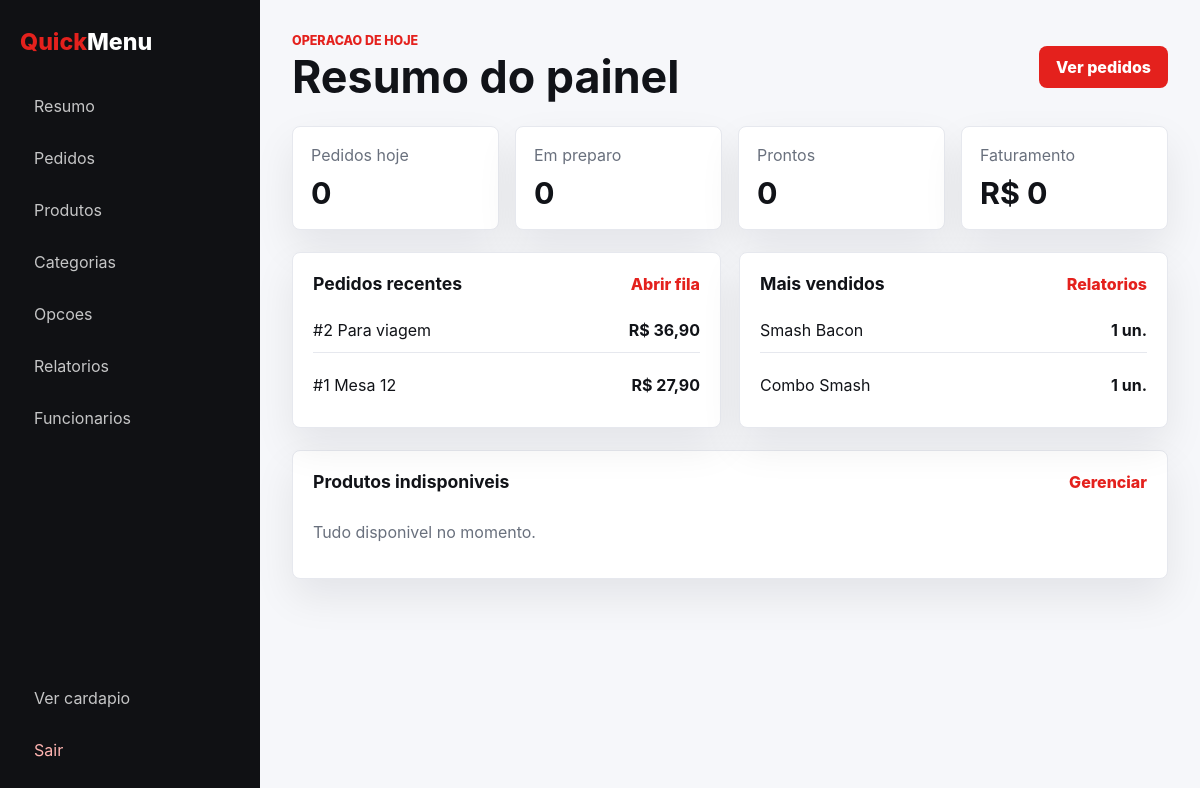
/painel/ (signed in), run on an earlier commit of the app's database.
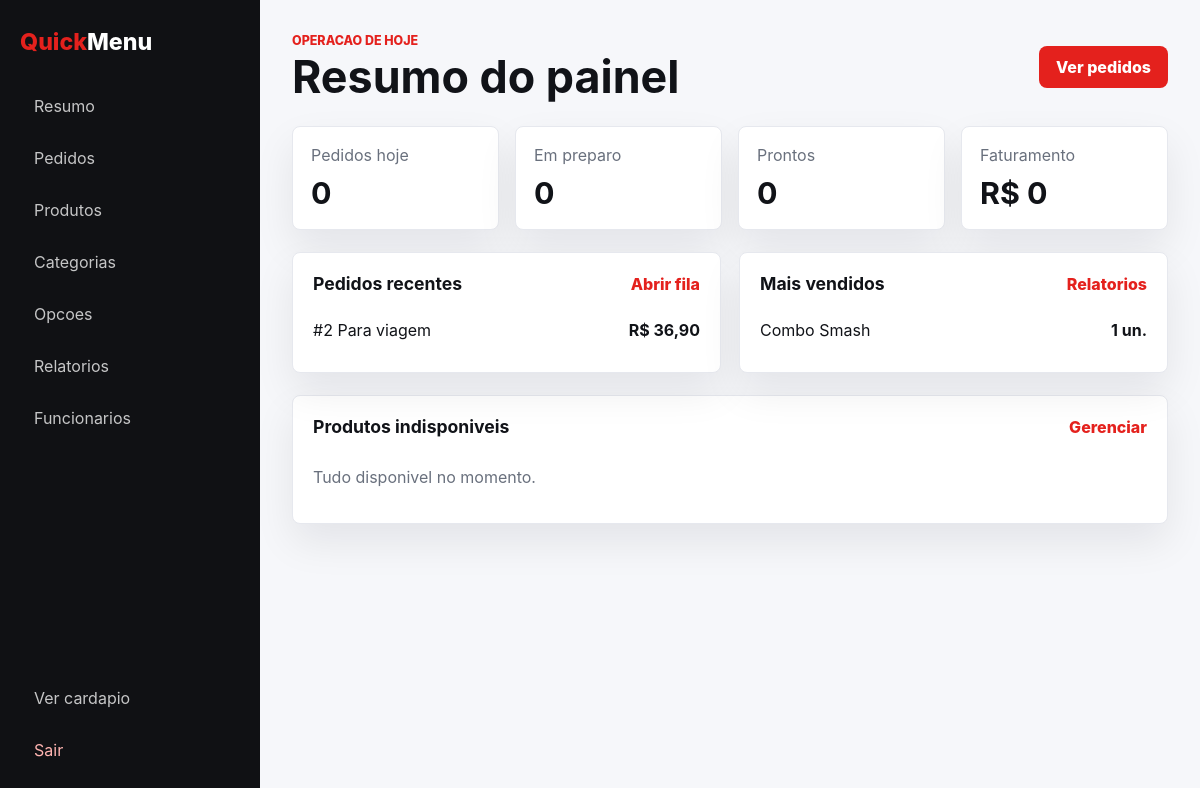
And on a later commit of the database.
### orders/models.py (models this page shows, shortened)
class Order(models.Model):
    ORDER_TYPES = [
        ('eat_in', 'Comer aqui'),
        ('takeaway', 'Levar para viagem'),
    ]
    STATUS_CHOICES = [
        ('pending', 'Pendente'),
        ('confirmed', 'Confirmado'),
        ('preparing', 'Em preparo'),
        ('ready', 'Pronto'),
        ('completed', 'Finalizado'),
        ('cancelled', 'Cancelado'),
    ]
    order_type = models.CharField(max_length=20, choices=ORDER_TYPES)
    table_number = models.PositiveIntegerField(null=True, blank=True)
    status = models.CharField(max_length=20, choices=STATUS_CHOICES, default='pending')
    total = models.DecimalField(max_digits=10, decimal_places=2)
    created_at = models.DateTimeField(auto_now_add=True)
    updated_at = models.DateTimeField(auto_now=True)
    class Meta:
        ordering = ['-created_at']
        verbose_name = 'pedido'
        verbose_name_plural = 'pedidos'

### dashboard/views.py (the view)
# urls.py: path('', views.panel, name='panel'),
@staff_required
def panel(request):
    today = timezone.localdate()
    today_orders = Order.objects.filter(created_at__date=today)
    open_orders = Order.objects.exclude(status__in=['completed', 'cancelled'])
    unavailable_products = Product.objects.filter(active=True, available=False).select_related('category')[:8]
    recent_orders = Order.objects.prefetch_related('items__options')[:6]
    best_sellers = (
        OrderItem.objects.values('product_name')
        .annotate(quantity=Sum('quantity'))
        .order_by('-quantity')[:5]
    )
    return render(request, 'dashboard/panel.html', {
        **dashboard_context(request),
        'stats': {
            'orders_today': today_orders.count(),
            'preparing': open_orders.filter(status='preparing').count(),
            'ready': open_orders.filter(status='ready').count(),
            'completed': today_orders.filter(status='completed').count(),
            'revenue_today': today_orders.exclude(status='cancelled').aggregate(total=Sum('total'))['total'] or 0,
        },
        'recent_orders': recent_orders,
        'unavailable_products': unavailable_products,
        'best_sellers': best_sellers,
    })

### cart/context_processors.py (called while the page is built)
def cart_summary(request):
    items, total = hydrate_cart(request.session)
    return {
        'cart_item_count': cart_count(request.session),
        'cart_total': total,
        'cart_preview_items': items,
    }

### cart/services.py (called while the page is built)
def get_cart(session):
    return session.get(CART_SESSION_KEY, [])

def cart_count(session):
    return sum(item['quantity'] for item in get_cart(session))

def money(value):
    return Decimal(value).quantize(Decimal('0.01'))

def hydrate_cart(session):
    hydrated = []
    total = Decimal('0.00')
    for index, item in enumerate(get_cart(session)):
        unit_price = money(item['unit_price'])
        subtotal = money(unit_price * item['quantity'])
        total += subtotal
        hydrated.append({**item, 'index': index, 'unit_price_decimal': unit_price, 'subtotal': subtotal})
    return hydrated, money(total)

### dashboard/views.py (called while the page is built)
def dashboard_context(request):
    return {
        'is_manager': request.user.is_superuser or request.user.groups.filter(name='Administradores').exists(),
        'status_labels': STATUS_LABELS,
    }

### templates/dashboard/panel.html (shortened to what this page needs)
{% extends 'dashboard/base_panel.html' %}
{% block eyebrow %}Operacao de hoje{% endblock %}
{% block heading %}Resumo do painel{% endblock %}
{% block actions %}<a class="primary-panel-button" href="{% url 'dashboard:orders' %}">Ver pedidos</a>{% endblock %}
{% block content %}
<section class="stats-grid">
    <article class="stat-card"><span>Pedidos hoje</span><strong>{{ stats.orders_today }}</strong></article>
    <article class="stat-card"><span>Em preparo</span><strong>{{ stats.preparing }}</strong></article>
    <article class="stat-card"><span>Prontos</span><strong>{{ stats.ready }}</strong></article>
    <article class="stat-card"><span>Faturamento</span><strong>R$ {{ stats.revenue_today }}</strong></article>
</section>
<section class="panel-grid two-columns">
    <article class="panel-card">
        <div class="panel-card-head">
            <h2>Pedidos recentes</h2>
            <a href="{% url 'dashboard:orders' %}">Abrir fila</a>
        </div>
        <div class="compact-list">
            {% for order in recent_orders %}
                <a class="compact-row" href="{% url 'dashboard:order_detail' order.id %}">
                    <span>#{{ order.id }} {% if order.order_type == 'eat_in' %}Mesa {{ order.table_number }}{% else %}Para viagem{% endif %}</span>
                    <strong>R$ {{ order.total }}</strong>
                </a>
            {% empty %}
                <p class="muted">Nenhum pedido registrado ainda.</p>
            {% endfor %}
        </div>
    </article>
    <article class="panel-card">
        <div class="panel-card-head">
            <h2>Mais vendidos</h2>
            <a href="{% url 'dashboard:reports' %}">Relatorios</a>
        </div>
        <div class="compact-list">
            {% for item in best_sellers %}
                <p class="compact-row"><span>{{ item.product_name }}</span><strong>{{ item.quantity }} un.</strong></p>
            {% empty %}
                <p class="muted">Os campeoes aparecem apos os primeiros pedidos.</p>
            {% endfor %}
        </div>
    </article>
</section>
<section class="panel-card">
    <div class="panel-card-head">
        <h2>Produtos indisponiveis</h2>
        <a href="{% url 'dashboard:products' %}?availability=unavailable">Gerenciar</a>
    </div>
    <div class="product-mini-grid">
        {% for product in unavailable_products %}
            <article class="product-mini">
                {% if product.image_url %}<img src="{{ product.image_url }}" alt="{{ product.name }}">{% endif %}
                <div><strong>{{ product.name }}</strong><span>{{ product.category.name }}</span></div>
            </article>
        {% empty %}
            <p class="muted">Tudo disponivel no momento.</p>
        {% endfor %}
    </div>
</section>
{% endblock %}

### templates/dashboard/base_panel.html (shortened to what this page needs)
{% load static %}
<!doctype html>
<html lang="pt-br">
<head>
    <link rel="stylesheet" href="{% static 'css/panel.css' %}?v=2">
</head>
<body class="panel-shell">
    <aside class="panel-sidebar">
        <a class="panel-brand" href="{% url 'dashboard:panel' %}"><span>Quick</span>Menu</a>
        <nav class="panel-nav">
            <a href="{% url 'dashboard:panel' %}">Resumo</a>
            <a href="{% url 'dashboard:orders' %}">Pedidos</a>
            <a href="{% url 'dashboard:products' %}">Produtos</a>
            <a href="{% url 'dashboard:categories' %}">Categorias</a>
            <a href="{% url 'dashboard:options' %}">Opcoes</a>
            <a href="{% url 'dashboard:reports' %}">Relatorios</a>
            {% if is_manager %}
                <a href="{% url 'dashboard:staff_users' %}">Funcionarios</a>
            {% endif %}
        </nav>
        <div class="panel-sidebar-footer">
            <a class="panel-link" href="{% url 'menu:catalog' %}">Ver cardapio</a>
            <form method="post" action="{% url 'dashboard:logout' %}">
                <button class="panel-link panel-link-danger" type="submit">Sair</button>
            </form>
        </div>
    </aside>
    <main class="panel-main">
        <header class="panel-topbar">
            <div>
                <p class="panel-eyebrow">{% block eyebrow %}Painel interno{% endblock %}</p>
                <h1>{% block heading %}QuickMenu{% endblock %}</h1>
            </div>
            {% block actions %}{% endblock %}
        </header>
        {% block content %}{% endblock %}
    </main>
</body>
</html>

### static/css/panel.css (style rules this page uses)
:root { --red: #e4211d; --red-dark: #bc1713; --ink: #111318; --muted: #69707d; --line: #e6e8ee; --soft: #f6f7fa; --white: #ffffff; --shadow: 0 18px 40px rgba(17, 19, 24, 0.08); }
* { box-sizing: border-box; }
html { width: 100%; overflow-x: hidden; }
body { margin: 0; font-family: Inter, system-ui, -apple-system, BlinkMacSystemFont, "Segoe UI", sans-serif; color: var(--ink); background: var(--soft); width: 100%; overflow-x: hidden; }
a { color: inherit; text-decoration: none; }
button, input, select, textarea { font: inherit; }
button { cursor: pointer; }
.panel-shell { min-height: 100vh; width: 100%; max-width: 100vw; display: grid; grid-template-columns: 260px minmax(0, 1fr); overflow-x: hidden; }
.panel-sidebar { min-height: 100vh; padding: 28px 20px; background: #101114; color: var(--white); display: flex; flex-direction: column; gap: 28px; position: sticky; top: 0; }
.panel-brand { display: inline-flex; align-items: center; font-size: 1.45rem; font-weight: 800; letter-spacing: 0; }
.panel-brand span { color: var(--red); }
.panel-nav { display: grid; gap: 8px; }
.panel-nav a, .panel-link { width: 100%; border: 0; border-radius: 8px; padding: 12px 14px; background: transparent; color: rgba(255, 255, 255, 0.76); text-align: left; }
.panel-sidebar-footer { margin-top: auto; display: grid; gap: 8px; }
.panel-link-danger { color: #ffb4b1; }
.panel-main { min-width: 0; width: 100%; max-width: 100%; padding: 32px; overflow-x: hidden; }
.panel-topbar { min-height: 70px; margin-bottom: 24px; display: flex; justify-content: space-between; align-items: center; gap: 16px; }
.panel-eyebrow { margin: 0 0 6px; color: var(--red); font-weight: 800; text-transform: uppercase; font-size: 0.78rem; }
.panel-topbar h1, .login-card h1 { margin: 0; font-size: clamp(1.8rem, 4vw, 2.8rem); line-height: 1.05; }
.primary-panel-button, .secondary-panel-button, .danger-button, .small-action, .small-link, .filter-actions a { border: 1px solid var(--line); border-radius: 8px; min-height: 42px; padding: 0 16px; display: inline-flex; align-items: center; justify-content: center; font-weight: 800; }
.primary-panel-button, .small-action { border-color: transparent; background: var(--red); color: #fff; }
.stats-grid { display: grid; grid-template-columns: repeat(4, minmax(0, 1fr)); gap: 16px; margin-bottom: 22px; }
.stat-card, .panel-card, .order-ticket { border: 1px solid var(--line); border-radius: 8px; background: #fff; box-shadow: var(--shadow); }
.stat-card { min-width: 0; padding: 18px; }
.stat-card span, .muted, small { color: var(--muted); }
.stat-card strong { display: block; margin-top: 10px; font-size: 1.9rem; }
.panel-grid { display: grid; gap: 18px; margin-bottom: 22px; }
.two-columns { grid-template-columns: repeat(2, minmax(0, 1fr)); }
.panel-card { min-width: 0; padding: 20px; }
.panel-card h2, .kanban-column h2 { margin: 0 0 14px; font-size: 1.1rem; }
.panel-card-head { display: flex; justify-content: space-between; align-items: center; gap: 12px; margin-bottom: 14px; }
.panel-card-head h2 { margin: 0; }
.panel-card-head a { color: var(--red); font-weight: 800; }
.compact-list { display: grid; gap: 10px; }
.compact-row { margin: 0; padding: 12px 0; border-bottom: 1px solid var(--line); display: flex; justify-content: space-between; gap: 18px; }
.compact-row:last-child { border-bottom: 0; }
.product-mini-grid { display: grid; grid-template-columns: repeat(auto-fill, minmax(210px, 1fr)); gap: 12px; }

What changed in the data, as far as the page shows it:
removed Order: id "1", table_number "12", total "27,90"
Also different on the page:
list line gone: "Smash Bacon 1 un."
